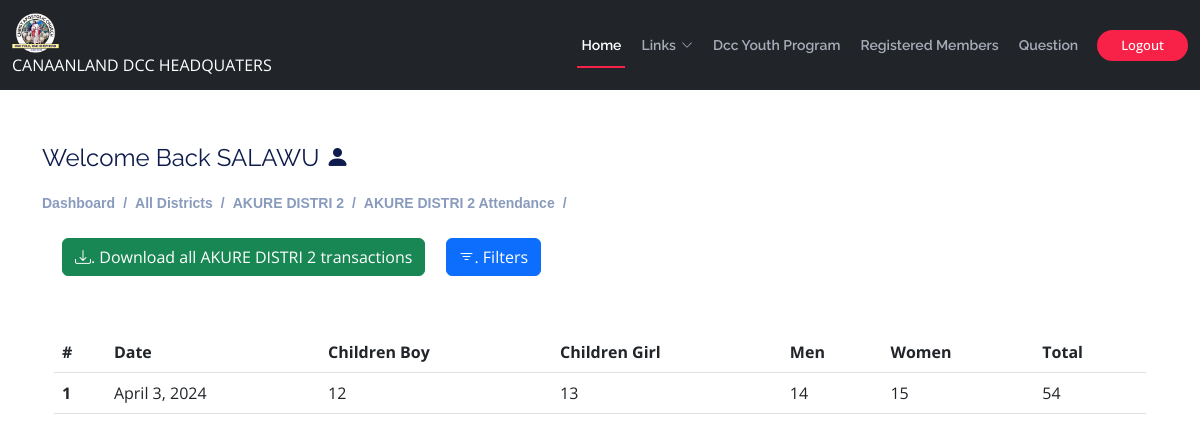
The app's page /secretary/district-attendance/2 (signed in) with its own data.
### users/models.py (models this page shows, shortened)
class User(AbstractUser):
    username = None
    email = models.EmailField(max_length=150, unique=True, null=True, blank=True)
    phone = models.CharField(max_length=150,null=True, blank=True)
    district =models.ForeignKey(District,on_delete=models.SET_NULL,null=True, blank=True)
    objects=UserManager( )
    USERNAME_FIELD ='email'
    REQUIRED_FIELDS=['first_name','last_name']
    class Meta:
        ordering = ['-district']
        indexes = [
            models.Index(fields=['-district']),
        ]

class District(models.Model):
    name = models.CharField(max_length=500,unique=True, null=True,blank=True)
    address =models.CharField(max_length=1000,unique=True, null=True,blank=True)
    date = models.DateTimeField(auto_now_add=True,null=True)
    class Meta:
        ordering = ['name']
        indexes = [
            models.Index(fields=['name']),
        ]
    def __str__(self):
        return f"{self.name}"

### secretary/models.py (models this page shows, shortened)
class Church_Attendance(models.Model):
    district = models.ForeignKey(District,on_delete=models.SET_NULL,null=True, blank=True)
    children_boy = models.IntegerField(blank=True)
    children_girl = models.IntegerField(blank=True)
    men = models.IntegerField(blank=True)
    women = models.IntegerField(blank=True)
    date = models.DateField(auto_now_add=True)
    class Meta:
        ordering = ['date']
        indexes = [
            models.Index(fields=['date']),
        ]

### secretary/views.py (the view)
# urls.py: path('district-attendance/<int:pk>', views.district_attendance, name="district-attendance"),
@login_required(login_url='admin-login')
def district_attendance(request, pk):
    district=District.objects.get(id=pk)
    form = DistrictAttendanceForm()
    district_attendance = Church_Attendance.objects.filter(district = district)
    myFilter=DistrictAttendanceFilter(request.GET, queryset=district_attendance)
    district_attendance=myFilter.qs
    p=Paginator(district_attendance, 20)
    page_num = request.GET.get('page',1)
    try:
        page = p.page(page_num)
    except PageNotAnInteger:
        page = p.page(1)
    except EmptyPage:
        page = p.page(p.num_pages)
    return render(request, "secretary/district-attendance.html",{'district':district,'district_attendance':page,'form':form})

### templates/secretary/district-attendance.html (shortened to what this page needs)
{% extends 'main.html' %}
{% block content %}
<div class="pagetitle container">
  <h4>Welcome Back {{request.user.first_name}} <i class="bi bi-person-fill"></i></h4>
  <nav>
    <ol class="breadcrumb">
        {% if user.groups.all.0.name == 'admin' %}
        <li class="breadcrumb-item"><a href="{% url 'admin-dashboard' %}">Dashboard</a></li>
        <li class="breadcrumb-item"><a href="{% url 'admin-district' %}">All Districts</a></li>
        <li class="breadcrumb-item">{{district}}</li>
        {% endif %}
      <li class="breadcrumb-item">{{district}} Attendance</li>
      <li class="breadcrumb-item"></li>
    </ol>
  </nav>
</div>
<div class="container col-lg-12" data-aos="fade-up">
    <div class="container-fluid">
        <a href="{% url 'district-attendance-download' district.id %}"><button type="button" class="btn btn-success m-2"><i class="bi bi-download"></i>. Download all {{district}} transactions</button></a>
        <button data-bs-toggle="modal" data-bs-target="#filterTransaction" type="button" class="m-2 btn btn-primary"><i class="bi bi-filter"></i>. Filters</button>
      </div>
<section>
    <div class="container-fluid mt-5">
      {% if district_attendance %}
      <div class="table-responsive-sm">
        <table class="table" id="myTable">
          <thead>
            <tr>
                <th>#</th>
                <th>Date</th>
                <th>Children Boy</th>
                <th>Children Girl</th>
                <th>Men</th>
                <th>Women</th>
                <th>Total</th>
            </tr>
          </thead>
          <tbody>
            {% for i in district_attendance %}
            <tr>
                <th scope="row">{{forloop.counter}}</th>
                <td>{{i.date}}</td>
                <td>{{i.children_boy}}</td>
                <td>{{i.children_girl}}</td>
                <td>{{i.men}}</td>
                <td>{{i.women}}</td>
                <td>{{i.children_boy|add:i.children_girl|add:i.men|add:i.women}}</td>
            </tr>
            {% endfor %}
          </tbody>
        </table>
        {% else %}
    <center><h1 class="mt-4 text-danger"><b>No Attendance Found</b></h1></center>
    {% endif %}
  </div>
  </div>
</section>
</div>
{% endblock content %}

### static/assets/css/style.css (style rules this page uses)
body { background: #fff; color: #2f3138; font-family: "Open Sans", sans-serif; }
a { color: #f82249; text-decoration: none; transition: 0.5s; }
h1, h2, h3, h4, h5, h6 { font-family: "Raleway", sans-serif; font-weight: 400; margin: 0 0 20px 0; padding: 0; color: #0e1b4d; }
.breadcrumb { font-size: 14px; font-family: "Nunito", sans-serif; color: #899bbd; font-weight: 600; }
.breadcrumb a { color: #899bbd; transition: 0.3s; }
.breadcrumb .breadcrumb-item::before { color: #899bbd; }

### records on screen
User: user.first_name "SALAWU"
District: name "AKURE DISTRI 2"
Church_Attendance: date "April 3, 2024", children_boy "12", children_girl "13", men "14", women "15", children_boy|add "54"
